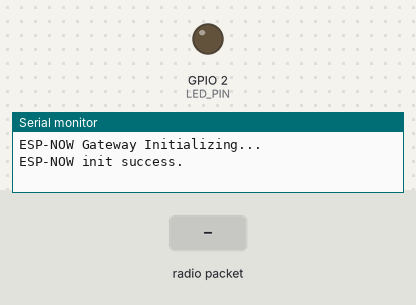
Recording of a sketch running on a simulated ESP32. Shown: output pins drawn as LEDs (lit = HIGH), the last lines printed to the serial monitor. The test bench sets the inputs (shaded band).

Above: at 1.2 s.
1.3 s: radio packet "isGateway" arrives
At 1.8 s:
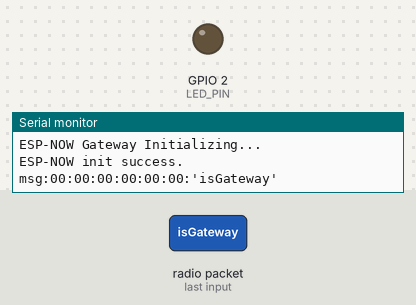
4.4 s: radio packet "1" arrives
At 5.3 s:
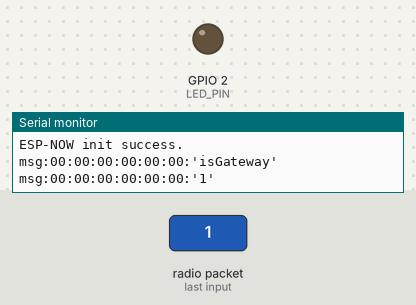
Timing chart, 0 to 7.4 s (numbered marks = the images above; inputs shaded):
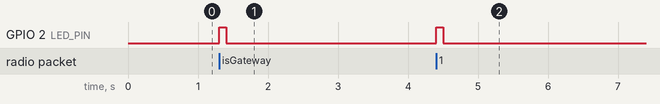

The sketch:

ESPNOW_Gateway.ino
```cpp
#include <WiFi.h>
#include <esp_now.h>

#define LED_PIN 2
const unsigned long LED_DURATION = 100; // ms
bool ledOn = false;
unsigned long ledStartTime = 0;

void setup() {
  pinMode(LED_PIN, OUTPUT);
  digitalWrite(LED_PIN, LOW);

  Serial.begin(115200);
  while (!Serial);

  Serial.println("ESP-NOW Gateway Initializing...");

  WiFi.mode(WIFI_STA);
  if (esp_now_init() != ESP_OK) {
    Serial.println("Error initializing ESP-NOW");
    while (true);  // halt
  }

  esp_now_register_recv_cb(onReceive);
  Serial.println("ESP-NOW init success.");
}

void loop() {
  // Handle incoming Serial command
  if (Serial.available()) {
    String command = Serial.readStringUntil('\n');
    command.trim();

    if (command == "isGateway") {
      Serial.println("GatewayTrue");
    }
  }

  updateLED();
}

// 🟢 Callback function for receiving ESP-NOW messages
void onReceive(const uint8_t *mac_addr, const uint8_t *data, int len) {
  char macStr[18];
  snprintf(macStr, sizeof(macStr),
           "%02X:%02X:%02X:%02X:%02X:%02X",
           mac_addr[0], mac_addr[1], mac_addr[2],
           mac_addr[3], mac_addr[4], mac_addr[5]);

  String message = "";
  for (int i = 0; i < len; i++) {
    message += (char)data[i];
  }

  Serial.print("msg:");
  Serial.print(macStr);
  Serial.print(":'");
  Serial.print(message);
  Serial.println("'");

  flashLED();
}

void flashLED() {
  digitalWrite(LED_PIN, HIGH);
  ledOn = true;
  ledStartTime = millis();
}

void updateLED() {
  if (ledOn && millis() - ledStartTime >= LED_DURATION) {
    digitalWrite(LED_PIN, LOW);
    ledOn = false;
  }
}
```

Measured:
- after the input at 1.3 s, GPIO 2 (LED_PIN): LOW → HIGH at once, → LOW 0.10 s later
- after the input at 4.4 s, GPIO 2 (LED_PIN): LOW → HIGH at once, → LOW 0.10 s later
